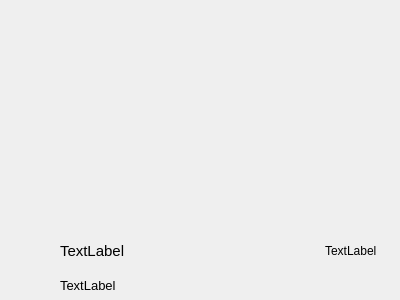
<?xml version="1.0" encoding="UTF-8"?>
<ui version="4.0">
 <class>Biggest</class>
 <widget class="QWidget" name="Biggest">
  <property name="geometry">
   <rect>
    <x>0</x>
    <y>0</y>
    <width>400</width>
    <height>300</height>
   </rect>
  </property>
  <property name="windowTitle">
   <string>Form</string>
  </property>
  <layout class="QVBoxLayout" name="verticalLayout_2">
   <property name="leftMargin">
    <number>0</number>
   </property>
   <property name="topMargin">
    <number>0</number>
   </property>
   <property name="rightMargin">
    <number>0</number>
   </property>
   <property name="bottomMargin">
    <number>0</number>
   </property>
   <item>
    <widget class="QLabel" name="labelPic">
     <property name="minimumSize">
      <size>
       <width>0</width>
       <height>230</height>
      </size>
     </property>
     <property name="maximumSize">
      <size>
       <width>16777215</width>
       <height>16777215</height>
      </size>
     </property>
     <property name="text">
      <string/>
     </property>
     <property name="scaledContents">
      <bool>true</bool>
     </property>
    </widget>
   </item>
   <item>
    <layout class="QHBoxLayout" name="horizontalLayout_2">
     <item>
      <widget class="QLabel" name="label">
       <property name="minimumSize">
        <size>
         <width>54</width>
         <height>54</height>
        </size>
       </property>
       <property name="maximumSize">
        <size>
         <width>54</width>
         <height>54</height>
        </size>
       </property>
       <property name="text">
        <string/>
       </property>
       <property name="scaledContents">
        <bool>true</bool>
       </property>
      </widget>
     </item>
     <item>
      <layout class="QVBoxLayout" name="verticalLayout">
       <item>
        <layout class="QHBoxLayout" name="horizontalLayout">
         <item>
          <widget class="QLabel" name="labellab">
           <property name="font">
            <font>
             <pointsize>11</pointsize>
            </font>
           </property>
           <property name="text">
            <string>TextLabel</string>
           </property>
          </widget>
         </item>
         <item>
          <spacer name="horizontalSpacer">
           <property name="orientation">
            <enum>Qt::Horizontal</enum>
           </property>
           <property name="sizeHint" stdset="0">
            <size>
             <width>40</width>
             <height>20</height>
            </size>
           </property>
          </spacer>
         </item>
         <item>
          <widget class="QLabel" name="labelDpi">
           <property name="minimumSize">
            <size>
             <width>60</width>
             <height>0</height>
            </size>
           </property>
           <property name="text">
            <string>TextLabel</string>
           </property>
           <property name="textFormat">
            <enum>Qt::AutoText</enum>
           </property>
           <property name="alignment">
            <set>Qt::AlignLeading|Qt::AlignLeft|Qt::AlignVCenter</set>
           </property>
          </widget>
         </item>
         <item>
          <spacer name="horizontalSpacer_2">
           <property name="orientation">
            <enum>Qt::Horizontal</enum>
           </property>
           <property name="sizeType">
            <enum>QSizePolicy::Fixed</enum>
           </property>
           <property name="sizeHint" stdset="0">
            <size>
             <width>15</width>
             <height>20</height>
            </size>
           </property>
          </spacer>
         </item>
        </layout>
       </item>
       <item>
        <widget class="QLabel" name="labelDes">
         <property name="font">
          <font>
           <pointsize>10</pointsize>
          </font>
         </property>
         <property name="text">
          <string>TextLabel</string>
         </property>
        </widget>
       </item>
      </layout>
     </item>
    </layout>
   </item>
  </layout>
 </widget>
 <resources/>
 <connections/>
</ui>
